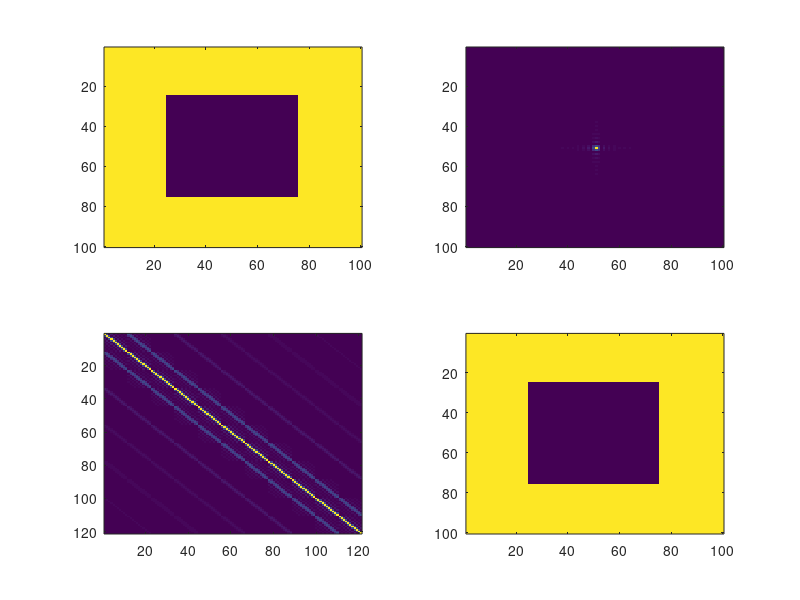

Source code (MATLAB):
% Construct the Convolution Matrices for Materials
nh=5;

p=-nh:nh;
q=-nh:nh;

Np=length(p);
Nq=length(q);

A=ones(100);
A(25:75,25:75)=0;
subplot(2,2,1)
imagesc(abs(A));
[Nx,Ny] = size(A);
A = fftshift(fftn(A))/(Nx*Ny);  % compute fourier coefficinets of A.
subplot(2,2,2)
imagesc(abs(A));
C=zeros(Np*Nq); % convolution matrix size
p0 = 1 + floor(Nx/2);  % fftshift move the zero-order harmonic to the center of the matrix
q0 = 1 + floor(Ny/2);  % these two lines used to get to the center of A
row = 1 ; col = 1 ; % initialize row and col

for rowq = 1:Nq 
    for rowp = 1:Np % scanning the row in the way of (-1, -1) (0, -1) ...
          for Q = 1:Nq % % scanning the col in the way of (-1, -1) (0, -1) ...
            for P = 1:Np
                C(row,col)=A(p0+p(rowp)-p(P),q0+q(rowq)-q(Q));  % get the A(p-p', q-q')
                col = col + 1;
            end
          end
        col = 1;
        row = row + 1; % move next step
    end
end
subplot(2,2,3)
imagesc(abs(C));

D = ifftn(A);
subplot(2,2,4)
imagesc(abs(D));